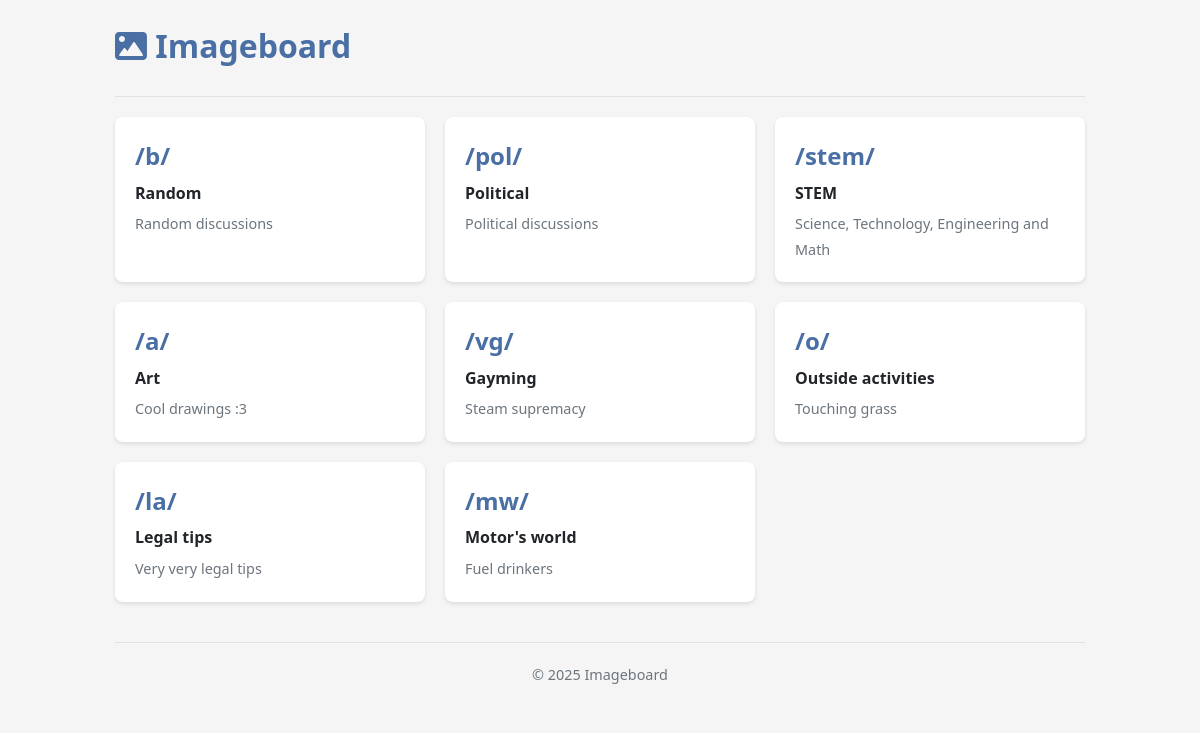
The page /board/ (signed in) on the database its author committed.
### board/models.py (models this page shows, shortened)
class Board(models.Model):
    name = models.CharField(max_length=50)
    code = models.CharField(max_length=10, unique=True)
    description = models.TextField()

### board/views.py (the view)
# urls.py: path('', views.board_list, name='board_list'),
@login_required
def board_list(request):
    boards = Board.objects.all()
    return render(request, 'board/board_list.html', {'boards': boards})

### board/templates/board/board_list.html (shortened to what this page needs)
<!DOCTYPE html>
<html lang="en" vocab="https://schema.org/">
<head>
    {% load static %}
    <link rel="stylesheet" href="{% static 'board/css/style.css' %}">
    <link rel="stylesheet" href="https://cdnjs.cloudflare.com/ajax/libs/font-awesome/6.0.0/css/all.min.css">
</head>
<body typeof="WebApplication">
    <div class="container">
        <header class="header">
            <h1><i class="fas fa-image"></i> <span property="name">Imageboard</span></h1>
        </header>
        <main class="board-list" rel="mainEntity">
            <div class="board-grid" typeof="ItemList">
                {% for board in boards %}
                <a href="{% url 'board_view' board.code %}" class="board-card" rel="itemListElement">
                    <div class="board-card-inner" typeof="ListItem">
                        <h2>/{{ board.code }}/</h2>
                        <p>{{ board.name }}</p>
                        <small>{{ board.description }}</small>
                    </div>
                </a>
                {% endfor %}
            </div>
        </main>
        <footer class="footer">
            <p>© 2025 Imageboard</p>
        </footer>
    </div>
</body>
</html>

### board/static/board/css/style.css (style rules this page uses)
:root { --primary-color: #4a6fa5; --secondary-color: #6c757d; --danger-color: #dc3545; --success-color: #28a745; --light-color: #f8f9fa; --dark-color: #343a40; --border-color: #dee2e6; --background-color: #f5f5f5; --card-bg: #ffffff; --text-color: #212529; --text-muted: #6c757d; --shadow: 0 2px 4px rgba(0, 0, 0, 0.1); }
* { box-sizing: border-box; margin: 0; padding: 0; }
body { font-family: 'Segoe UI', Tahoma, Geneva, Verdana, sans-serif; line-height: 1.6; color: var(--text-color); background-color: var(--background-color); }
.container { max-width: 1000px; margin: 0 auto; padding: 0 15px; }
.header { padding: 20px 0; margin-bottom: 20px; border-bottom: 1px solid var(--border-color); }
.header h1 { color: var(--primary-color); margin-bottom: 5px; }
.board-grid { display: grid; grid-template-columns: repeat(auto-fill, minmax(250px, 1fr)); gap: 20px; margin: 20px 0; }
.board-card { display: block; text-decoration: none; color: inherit; background-color: var(--card-bg); border-radius: 8px; box-shadow: var(--shadow); transition: transform 0.2s, box-shadow 0.2s; }
.board-card-inner { padding: 20px; }
.board-card h2 { color: var(--primary-color); margin-bottom: 5px; }
.board-card p { font-weight: bold; margin-bottom: 5px; }
.board-card small { color: var(--text-muted); font-size: 0.9rem; }
.footer { margin-top: 40px; padding: 20px 0; border-top: 1px solid var(--border-color); text-align: center; color: var(--text-muted); font-size: 0.9rem; }

### rows shown on the page
Board: code "b", name "Random", description "Random discussions"
Board: code "pol", name "Political", description "Political discussions"
Board: code "stem", name "STEM", description "Science, Technology, Engineering and Math"
Board: code "a", name "Art", description "Cool drawings :3"
Board: code "vg", name "Gayming", description "Steam supremacy"
Board: code "o", name "Outside activities", description "Touching grass"
Board: code "la", name "Legal tips", description "Very very legal tips"
Board: code "mw", name "Motor's world", description "Fuel drinkers"
